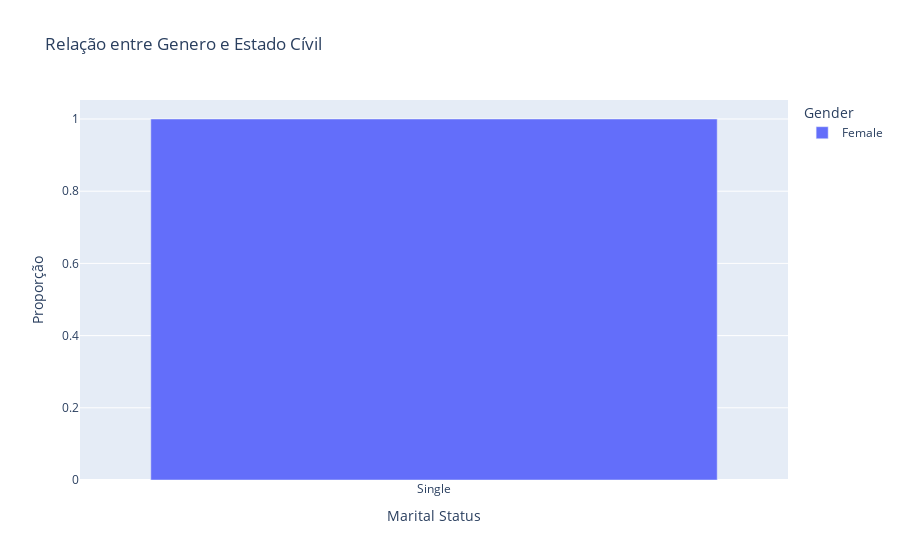

Write notebook code for a chart like this one.
### Markdown cell above
**Análise** - Aqui percebemos que crédito baixo é 100% Feminino.

### Code cell
score_low = df_sem_outliers[df_sem_outliers['Credit Score'] == 'Low']

gender_status = (
    score_low
    .groupby('Marital Status')['Gender']
    .value_counts(normalize=True)
    .rename('Proporção')
    .reset_index()
)

fig = px.bar(
    gender_status,
    x='Marital Status',
    y='Proporção',
    color='Gender',
    barmode='group',
    title='Relação entre Genero e Estado Cívil'
)

fig.show()

### Figure 1 — Plotly figure (JSON) as saved in the notebook; plotly's stock layout.template omitted (floating-point values rounded to 4 significant figures)
{"data": [{"alignmentgroup": "True", "hovertemplate": "Gender=Female<br>Marital Status=%{x}<br>Proporção=%{y}<extra></extra>", "legendgroup": "Female", "marker": {"color": "#636efa", "pattern": {"shape": ""}}, "name": "Female", "offsetgroup": "Female", "orientation": "v", "showlegend": true, "textposition": "auto", "type": "bar", "x": ["Single"], "xaxis": "x", "y": [1.0], "yaxis": "y"}], "layout": {"barmode": "group", "legend": {"title": {"text": "Gender"}, "tracegroupgap": 0}, "title": {"text": "Relação entre Genero e Estado Cívil"}, "xaxis": {"anchor": "y", "domain": [0, 1], "title": {"text": "Marital Status"}}, "yaxis": {"anchor": "x", "domain": [0, 1], "title": {"text": "Proporção"}}}}
